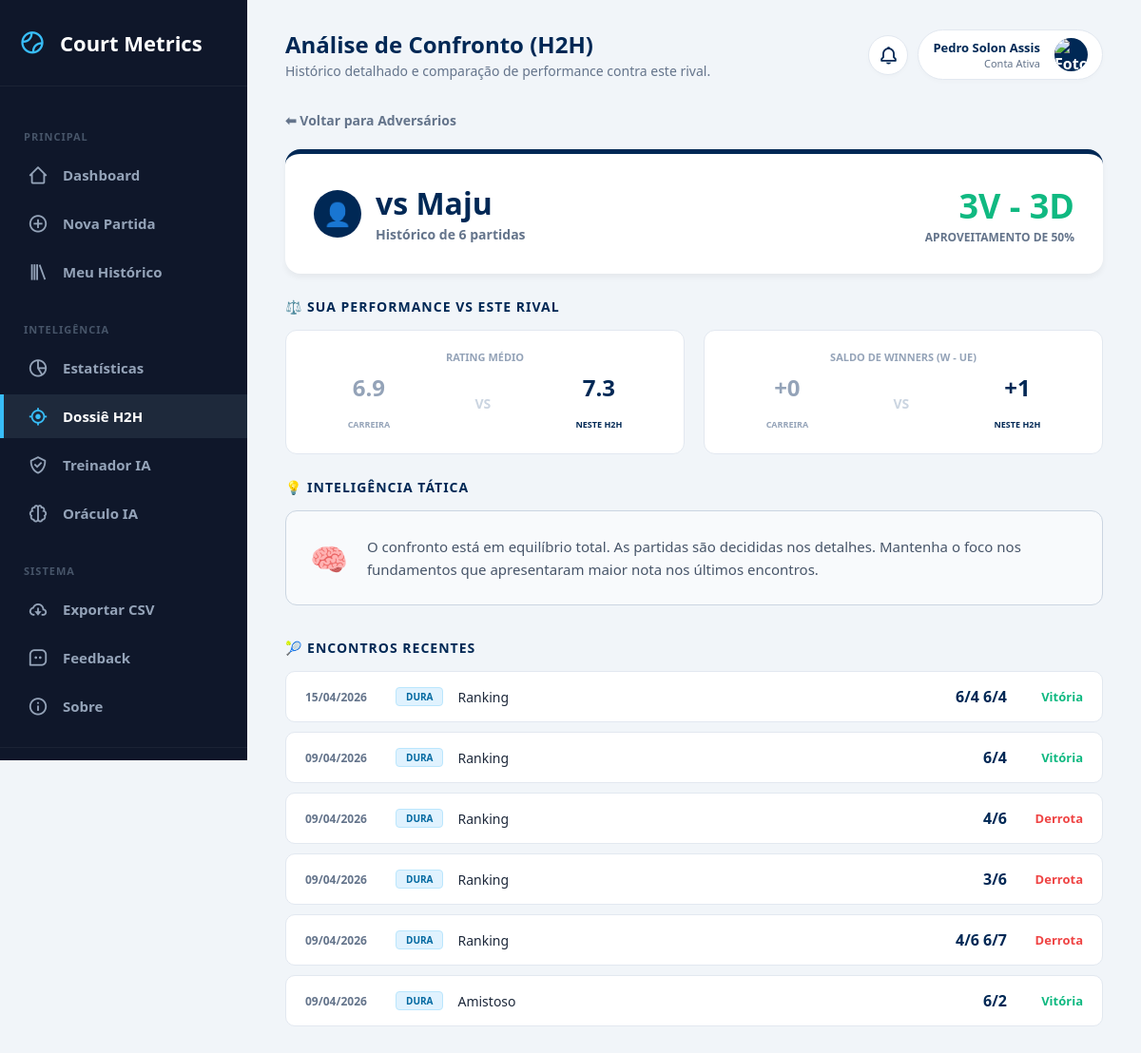
The page /h2h/Maju (signed in) on the database its author committed.
### tables this page shows
CREATE TABLE matches (
        id INTEGER PRIMARY KEY AUTOINCREMENT,
        opponent TEXT,
        categoria TEXT,
        match_type TEXT, 
        surface TEXT,
        result TEXT,
        score TEXT,
        match_format TEXT,
        partner TEXT,
        opp_partner TEXT,
        forehand INTEGER,
        backhand INTEGER,
        serve INTEGER,
        first_serve INTEGER,
        second_serve INTEGER,
        double_faults INTEGER,
        return_serve INTEGER,
        slice INTEGER,
        volley INTEGER,
        smash INTEGER,
        dropshot INTEGER,
        footwork INTEGER,
        strategy INTEGER,
        winners INTEGER,
        unforced_errors INTEGER,
        performance_rating REAL,
        notes TEXT,
        match_date TEXT /* NOVA COLUNA: ÍNDICE 27 */
    , game_format TEXT DEFAULT 'Padrão', user_id INTEGER, mental_focus INTEGER DEFAULT 0, mental_resilience INTEGER DEFAULT 0, mental_confidence INTEGER DEFAULT 0, mental_pressure INTEGER DEFAULT 0, clutch_bp_saved INTEGER DEFAULT 0, clutch_bp_won INTEGER DEFAULT 0, momentum_lost_streak INTEGER DEFAULT 0, mental_tags TEXT DEFAULT "");

### app.py (the view)
@app.route("/h2h/<path:opponent>")
@login_required
def h2h(opponent):
    conn = sqlite3.connect("database.db")
    c = conn.cursor()
    c.execute("""
        SELECT * FROM matches
        WHERE user_id = ? AND CASE WHEN match_format LIKE '%Duplas%' THEN opponent || ' & ' || opp_partner ELSE opponent END = ?
        ORDER BY match_date DESC
    """, (session["user_id"], opponent))
    matches = c.fetchall()
    c.execute("SELECT AVG(performance_rating), AVG(winners), AVG(unforced_errors) FROM matches WHERE user_id = ?", (session["user_id"],))
    career_avg = c.fetchone()
    conn.close()
    if not matches:
        return redirect("/adversarios")
    return render_template("h2h_detail.html", matches=matches, opponent=opponent, career_avg=career_avg)

### app.py (called while the page is built)
def login_required(f):
    @wraps(f)
    def decorated_function(*args, **kwargs):
        if "user_id" not in session:
            return redirect("/login")
        return f(*args, **kwargs)
    return decorated_function

@app.context_processor
def inject_notifications():
    if "user_id" not in session:
        return dict(notifications=[])
    conn = sqlite3.connect("database.db")
    conn.row_factory = sqlite3.Row
    c = conn.cursor()
    c.execute("SELECT * FROM notifications WHERE user_id = ? AND is_read = 0 ORDER BY created_at DESC", (session["user_id"],))
    notifs = c.fetchall()
    conn.close()
    return dict(notifications=notifs)

### templates/h2h_detail.html (shortened to what this page needs)
{% extends 'base.html' %}
{% block page_title %}Análise de Confronto (H2H){% endblock %}
{% block page_subtitle %}Histórico detalhado e comparação de performance contra este rival.{% endblock %}
{% block content %}
<div class="container" style="max-width: 1000px; margin: 0 auto; padding-bottom: 50px;">
    <div style="margin-bottom: 20px;">
        <a href="/adversarios" style="color: var(--text-slate); text-decoration: none; font-weight: bold; font-size: 14px;">⬅ Voltar para Adversários</a>
    </div>
    <div class="h2h-header">
        <div style="flex: 1; min-width: 250px;">
            <div style="display: flex; align-items: center; gap: 15px;">
                <div style="width: 50px; height: 50px; background: var(--atp-blue); border-radius: 50%; display: flex; align-items: center; justify-content: center; color: white; font-size: 24px;">
                    {% if '&' in opponent %}👥{% else %}👤{% endif %}
                </div>
                <div>
                    <h1 style="margin: 0; color: var(--atp-blue);">vs {{ opponent }}</h1>
                    <span style="font-size: 14px; color: var(--text-slate); font-weight: bold;">Histórico de {{ matches|length }} partidas</span>
                </div>
            </div>
        </div>
        {% set wins = matches|selectattr(5, 'equalto', 'Vitória')|list|length %}
        <div style="text-align: right; min-width: 150px;">
            <div style="font-size: 36px; font-weight: 900; color: #10b981;">{{ wins }}V - {{ matches|length - wins }}D</div>
            <div style="font-size: 12px; font-weight: bold; color: var(--text-slate); text-transform: uppercase;">Aproveitamento de {{ ((wins / matches|length) * 100)|int }}%</div>
        </div>
    </div>
    <h3 style="color: var(--atp-blue); margin-bottom: 15px; text-transform: uppercase; font-size: 14px; letter-spacing: 1px;">⚖️ Sua Performance vs Este Rival</h3>
    <div class="compare-grid">
        <div class="stat-card">
            <span class="stat-label">Rating Médio</span>
            <div class="stat-row">
                <div class="stat-value" style="color: #94a3b8;">{{ "%.1f"|format(career_avg[0] or 0) }}<br><small style="font-size: 9px;">CARREIRA</small></div>
                <div class="stat-vs">VS</div>
                {% set current_avg = (matches|sum(attribute=25) / matches|length) %}
                <div class="stat-value">{{ "%.1f"|format(current_avg) }}<br><small style="font-size: 9px;">NESTE H2H</small></div>
            </div>
        </div>
        <div class="stat-card">
            <span class="stat-label">Saldo de Winners (W - UE)</span>
            <div class="stat-row">
                {% set career_saldo = (career_avg[1] or 0) - (career_avg[2] or 0) %}
                <div class="stat-value" style="color: #94a3b8;">{{ "%+d"|format(career_saldo|int) }}<br><small style="font-size: 9px;">CARREIRA</small></div>
                <div class="stat-vs">VS</div>
                {% set h2h_winners = matches|sum(attribute=23) / matches|length %}
                {% set h2h_errors = matches|sum(attribute=24) / matches|length %}
                <div class="stat-value">{{ "%+d"|format((h2h_winners - h2h_errors)|int) }}<br><small style="font-size: 9px;">NESTE H2H</small></div>
            </div>
        </div>
    </div>
    <h3 style="color: var(--atp-blue); margin-bottom: 15px; text-transform: uppercase; font-size: 14px; letter-spacing: 1px;">💡 Inteligência Tática</h3>
    {% if matches|length >= 3 %}
        <div class="intelligence-box">
            <span style="font-size: 32px;">🧠</span>
            <div style="font-size: 15px; color: #475569; line-height: 1.6;">
                {% if wins / matches|length >= 0.6 %}
                    Você tem o controle psicológico deste confronto. Sua performance média de <strong>{{ "%.1f"|format(current_avg) }}</strong> indica que seu plano de jogo encaixa bem contra o estilo de {{ opponent }}.
                {% elif wins / matches|length <= 0.4 %}
                    Este adversário tem sido um desafio tático. Note que seu saldo de agressividade neste H2H é de <strong>{{ (h2h_winners - h2h_errors)|int }}</strong>. Talvez seja hora de reduzir os riscos e focar em consistência.
                {% else %}
                    O confronto está em equilíbrio total. As partidas são decididas nos detalhes. Mantenha o foco nos fundamentos que apresentaram maior nota nos últimos encontros.
                {% endif %}
            </div>
        </div>
    {% else %}
        <div class="no-data-msg">
            <i class='bx bx-info-circle'></i> Amostra insuficiente. O Oráculo precisa de pelo menos <strong>3 jogos</strong> contra este adversário para traçar um padrão tático confiável.
        </div>
    {% endif %}
    <h3 style="color: var(--atp-blue); margin: 35px 0 15px 0; text-transform: uppercase; font-size: 14px; letter-spacing: 1px;">🎾 Encontros Recentes</h3>
    {% for match in matches %}
    <a href="/match/{{ match[0] }}" class="match-line">
        <div style="display: flex; align-items: center; gap: 15px;">
            <div style="font-size: 12px; font-weight: bold; color: var(--text-slate); width: 80px;">{{ match[27][8:10] }}/{{ match[27][5:7] }}/{{ match[27][0:4] }}</div>
            {% if 'Saibro' in match[4] %}
                <span class="surface-pill pill-saibro">Saibro</span>
            {% else %}
                <span class="surface-pill pill-dura">Dura</span>
            {% endif %}
            <span style="font-size: 14px; color: #1e293b;">{{ match[3] }}</span>
        </div>
        <div style="display: flex; align-items: center; gap: 20px;">
            <span style="font-weight: 800; color: var(--atp-blue);">{{ match[6] | replace(' /', '') | replace('/ ', '') }}</span>
            <span style="font-weight: bold; font-size: 13px; color: {% if match[5] == 'Vitória' %}#10b981{% else %}#ef4444{% endif %}; min-width: 60px; text-align: right;">{{ match[5] }}</span>
        </div>
    </a>
    {% endfor %}
</div>
{% endblock %}

### static/style.css (style rules this page uses)
:root { --bg-fundo: #F5F7FA; --bg-card: #FFFFFF; --texto-escuro: #333333; --texto-claro: #666666; --verde-tenis: #8BC34A; --azul-piscina: #26A69A; --borda: #E0E0E0; }
body { font-family: 'Segoe UI', Tahoma, Geneva, Verdana, sans-serif; background-color: var(--bg-fundo); color: var(--texto-escuro); margin: 0; padding: 20px; }
.container { max-width: 900px; margin: 0 auto; }
h1, h2, h3 { color: var(--texto-escuro); }

### templates/base.html (style rules this page uses)
:root { --atp-blue: #002855; --tennis-green: #d1ff00; --text-slate: #64748b; --sidebar-bg: #0f172a; --sidebar-hover: #1e293b; --sidebar-text: #94a3b8; --sidebar-active: #38bdf8; }
body { margin: 0; padding: 0; font-family: 'Segoe UI', Tahoma, sans-serif; background-color: #f1f5f9; display: flex; min-height: 100vh; overflow-x: hidden; }

### templates/h2h_detail.html (style rules this page uses)
.h2h-header { background: white; padding: 30px; border-radius: 16px; border-top: 5px solid var(--atp-blue); box-shadow: 0 4px 6px rgba(0,0,0,0.05); margin-bottom: 25px; display: flex; justify-content: space-between; align-items: flex-start; flex-wrap: wrap; gap: 20px; }
.compare-grid { display: grid; grid-template-columns: 1fr 1fr; gap: 20px; margin-bottom: 25px; }
.stat-card { background: white; padding: 20px; border-radius: 12px; border: 1px solid #e2e8f0; text-align: center; }
.stat-label { font-size: 11px; font-weight: bold; color: #94a3b8; text-transform: uppercase; margin-bottom: 8px; display: block; }
.stat-row { display: flex; justify-content: space-around; align-items: center; }
.stat-value { font-size: 24px; font-weight: 900; color: var(--atp-blue); }
.stat-vs { color: #cbd5e1; font-weight: bold; font-size: 14px; }
.intelligence-box { background: #f8fafc; border: 1px solid #cbd5e1; border-radius: 12px; padding: 25px; display: flex; gap: 20px; align-items: center; }
.surface-pill { padding: 2px 10px; border-radius: 4px; font-size: 10px; font-weight: 900; text-transform: uppercase; }
.pill-dura { background: #e0f2fe; color: #0369a1; border: 1px solid #bae6fd; }
.match-line { background: white; padding: 15px 20px; border-radius: 10px; margin-bottom: 10px; border: 1px solid #e2e8f0; display: flex; justify-content: space-between; align-items: center; transition: 0.2s; text-decoration: none; color: inherit; }

### rows shown on the page
matches: match_date "15", match_date "04", match_date "2026", surface "DURA", match_type "Ranking", score "6/4 6/4", result "Vitória"
matches: match_date "09", match_date "04", match_date "2026", surface "DURA", match_type "Ranking", score "6/4", result "Vitória"
matches: match_date "09", match_date "04", match_date "2026", surface "DURA", match_type "Ranking", score "4/6", result "Derrota"
matches: match_date "09", match_date "04", match_date "2026", surface "DURA", match_type "Ranking", score "3/6", result "Derrota"
matches: match_date "09", match_date "04", match_date "2026", surface "DURA", match_type "Ranking", score "4/6 6/7", result "Derrota"
matches: match_date "09", match_date "04", match_date "2026", surface "DURA", match_type "Amistoso", score "6/2", result "Vitória"

### other values the page prints
{{ session.first_name }} "Pedro Solon"
{{ session.last_name }} "Assis"
{{ opponent }} "Maju"
{{ matches|length }} "6"
{{ wins }} "3"
{{ matches|length - wins }} "3"
{{ ((wins / matches|length) * 100)|int }} "50"
{{ "%.1f"|format(career_avg[0] or 0) }} "6.9"
{{ "%.1f"|format(current_avg) }} "7.3"
{{ "%+d"|format(career_saldo|int) }} "+0"
{{ "%+d"|format((h2h_winners - h2h_errors)|int) }} "+1"
